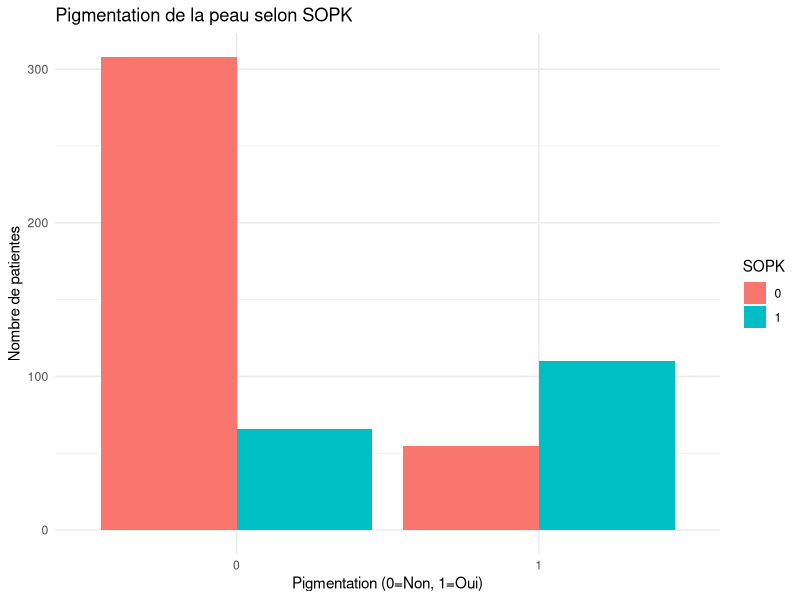
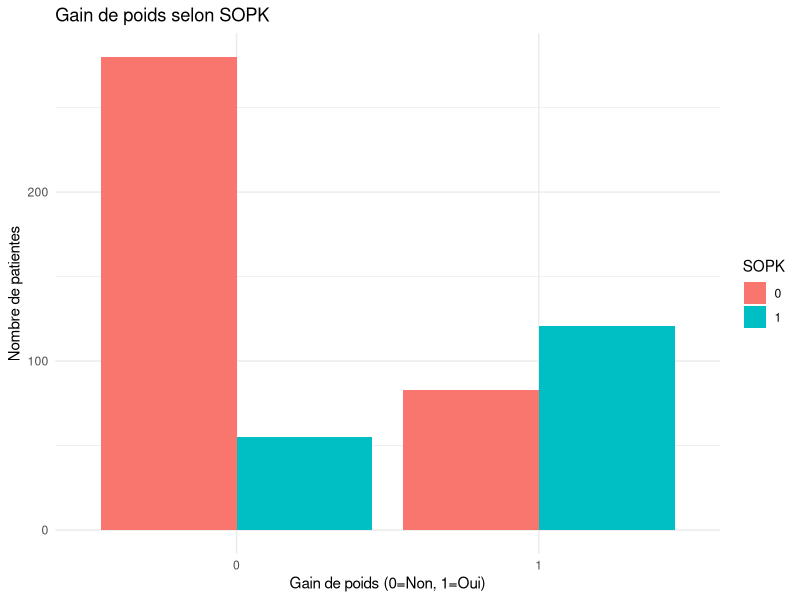
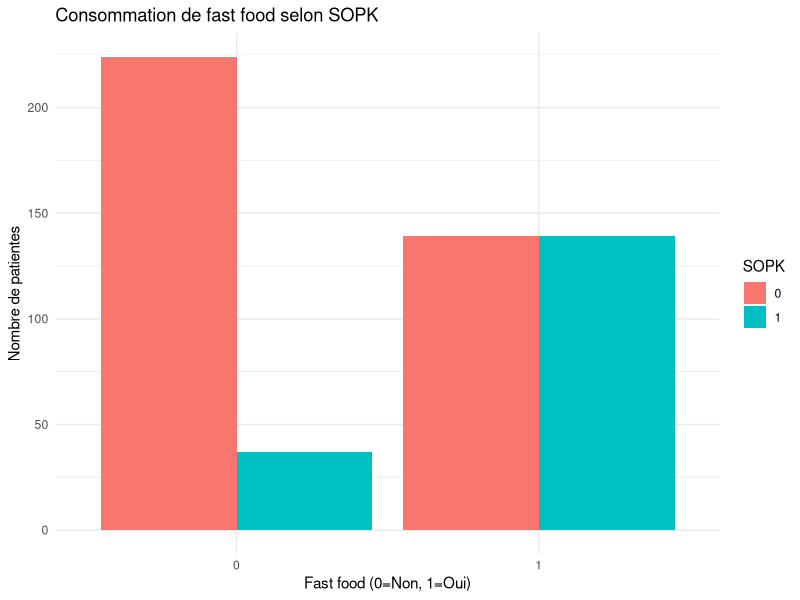
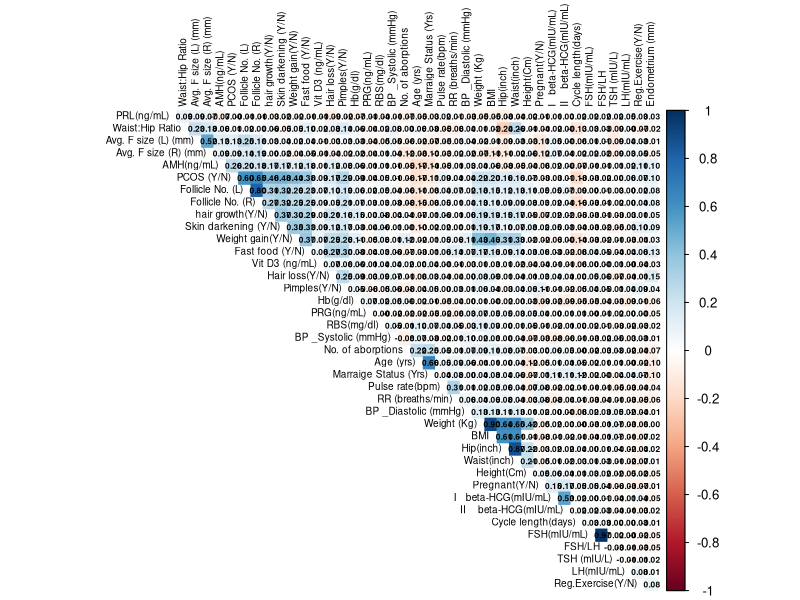
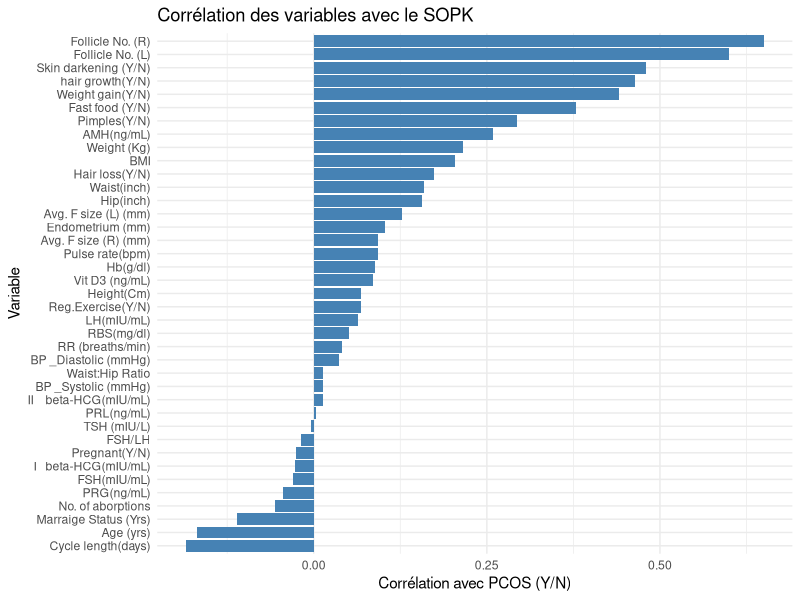

These figures' R source, in order:
# Analyse exploratoire du jeu de données SOPK
# Charger les bibliothèques nécessaires
library(readxl)
library(dplyr)
library(ggplot2)
library(corrplot)

# Importer les données nettoyées
donnees_sopk <- read_excel("data/PCOS_data_without_infertility.xlsx")
donnees_sopk <- na.omit(donnees_sopk)
donnees_sopk$`II    beta-HCG(mIU/mL)` <- as.numeric(donnees_sopk$`II    beta-HCG(mIU/mL)`)
donnees_sopk$`AMH(ng/mL)` <- as.numeric(donnees_sopk$`AMH(ng/mL)`)
donnees_sopk$`Cycle(R/I)` <- as.factor(donnees_sopk$`Cycle(R/I)`)
donnees_sopk$`Blood Group` <- as.factor(donnees_sopk$`Blood Group`)

# Résumé des données
summary(donnees_sopk)

# Statistiques descriptives par groupe SOPK
stats_groupes <- donnees_sopk %>%
  group_by(`PCOS (Y/N)`) %>%
  summarise(
    age_median = median(`Age (yrs)`, na.rm = TRUE),
    age_mean = mean(`Age (yrs)`, na.rm = TRUE),
    IMC_median = median(BMI, na.rm = TRUE),
    IMC_mean = mean(BMI, na.rm = TRUE),
    poids_median = median(`Weight (Kg)`, na.rm = TRUE),
    poids_mean = mean(`Weight (Kg)`, na.rm = TRUE),
    TSH_median = median(`TSH (mIU/L)`, na.rm = TRUE),
    TSH_mean = mean(`TSH (mIU/L)`, na.rm = TRUE),
    follicules_L_median = median(`Follicle No. (L)`, na.rm = TRUE),
    follicules_R_median = median(`Follicle No. (R)`, na.rm = TRUE),
    cycle_length_mean = mean(`Cycle length(days)`, na.rm = TRUE)
  )

print(stats_groupes)

# Analyse exploratoire des variables qualitatives les plus corrélées
# Table de fréquences croisées
table(donnees_sopk$`Weight gain(Y/N)`, donnees_sopk$`PCOS (Y/N)`)
table(donnees_sopk$`Skin darkening (Y/N)`, donnees_sopk$`PCOS (Y/N)`)
table(donnees_sopk$`Fast food (Y/N)`, donnees_sopk$`PCOS (Y/N)`)

# Barplot pour pigmentation
ggplot(donnees_sopk, aes(x = factor(`Skin darkening (Y/N)`), fill = factor(`PCOS (Y/N)`))) +
  geom_bar(position = "dodge") +
  labs(title = "Pigmentation de la peau selon SOPK", 
       x = "Pigmentation (0=Non, 1=Oui)", 
       y = "Nombre de patientes", 
       fill = "SOPK") +
  theme_minimal()

# Barplot pour gain de poids
ggplot(donnees_sopk, aes(x = factor(`Weight gain(Y/N)`), fill = factor(`PCOS (Y/N)`))) +
  geom_bar(position = "dodge") +
  labs(title = "Gain de poids selon SOPK",
       x = "Gain de poids (0=Non, 1=Oui)",
       y = "Nombre de patientes",
       fill = "SOPK") +
  theme_minimal()

# Barplot pour fast food
ggplot(donnees_sopk, aes(x = factor(`Fast food (Y/N)`), fill = factor(`PCOS (Y/N)`))) +
  geom_bar(position = "dodge") +
  labs(title = "Consommation de fast food selon SOPK",
       x = "Fast food (0=Non, 1=Oui)",
       y = "Nombre de patientes",
       fill = "SOPK") +
  theme_minimal()

# Heatmap
# Choisir les variables numériques
donnees_numeriques <- donnees_sopk %>%
  select(-`Sl. No`, -`Patient File No.`) %>%
  select(where(is.numeric))

# Utiliser une matrice de corrélation sans NA
matrice_correlation <- cor(donnees_numeriques, use = "complete.obs")

# Afficher le heatmap
corrplot(matrice_correlation,
        method = "color",
        type = "upper",
        order = "hclust",
        tl.cex = 0.6,
        tl.col = "black",
        addCoef.col = "black",
        number.cex = 0.5,
        sig.level = 0.3,
        insig = "blank",
        diag = FALSE)

# Barplot ciblé pour montrer celles liées à PCOS
# Extraire uniquement la corrélation avec la variable cible
corr_pcos <- matrice_correlation["PCOS (Y/N)", ]

# Trier par ordre décroissant
corr_pcos_sorted <- sort(corr_pcos, decreasing = TRUE)

# Afficher le barplot
df_corr <- data.frame(
  Variable = names(corr_pcos_sorted),
  Correlation = corr_pcos_sorted
)

# Exclure la variable PCOS
df_corr <- df_corr[df_corr$Variable != "PCOS (Y/N)", ]
ggplot(df_corr, aes(x = reorder(Variable, Correlation), y = Correlation)) +
  geom_bar(stat = "identity", fill = "steelblue") +
  coord_flip() +
  labs(title = "Corrélation des variables avec le SOPK",
       x = "Variable",
       y = "Corrélation avec PCOS (Y/N)") +
  theme_minimal()
